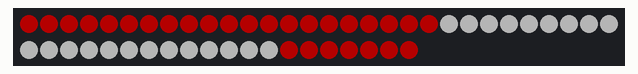
This sketch was run on a simulated Arduino Uno, built with avr-gcc and run on an emulated ATmega328P. Parts: 50 RGB LEDs in strip order, left to right, continuing on the next row. Dim RGB values are drawn brighter than linear; random numbers use the default seed unless the sketch sets one.

Above: at 3.15 s.
At 7.69 s:
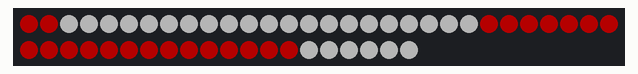
At 12.23 s:
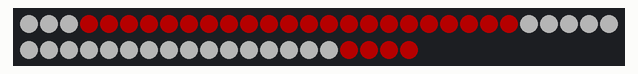
At 20.98 s:
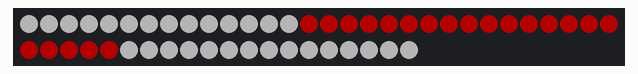
At 30.34 s:
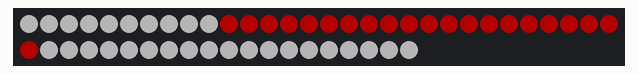
At 39.7 s:
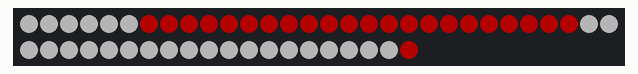

The sketch:

ws2811WithFastLed.ino
```cpp
// ------------------------------------------------------------------------------------------------------------------------
// https://randomnerdtutorials.com/guide-for-ws2812b-addressable-rgb-led-strip-with-arduino/
// http://fastled.io/
// ------------------------------------------------------------------------------------------------------------------------
#include <FastLED.h>

// ========================================================================================================================
// GLOBAL
// ========================================================================================================================
// Global variables
TBlendType    currentBlending;
CRGBPalette16 currentPalette;
String        currentPaletteName;
int           currentPalettePointer = 0;

String PALETTE_GLOW      = "Glow";
String PALETTE_CANDYCANE = "Candy Cane";
String PALETTE_COLORFUL  = "Colorful";
String PALETTE_HOLIDAY   = "Holiday";
String PALETTE_CHASE     = "Chase";
String PALETTE_SPARKLES  = "Sparkles";

// ========================================================================================================================
// INITIALIZE HARDWARE
// ========================================================================================================================

// ------------------------------------------------------------------------------------------------------------------------
// INIT : WS2811
// ------------------------------------------------------------------------------------------------------------------------
// Wire configuration
// -[GND] Connects to ground
// -[DI]  (LED PIN) Add a 220 or 470 Ohm resistor between the Arduino digital output pin and the strip data input pin to
//        reduce noise on that line.
// -[5V]  Connects to a +5V power supply
// ------------------------------------------------------------------------------------------------------------------------
#define UPDATES_PER_SECOND 100
#define NUM_LEDS           50
CRGB leds[NUM_LEDS];
#define BRIGHTNESS         64
#define LED_TYPE           WS2811
#define COLOR_ORDER        RGB

// Pin assignments
#define FAST_LED_PIN        2

// ========================================================================================================================
// MAIN
// ========================================================================================================================

// ------------------------------------------------------------------------------------------------------------------------
// setup
// ------------------------------------------------------------------------------------------------------------------------
void setup()
{
  delay( 3000 ); // power-up safety delay

  // Setup WS2812B Strip
  FastLED.addLeds<LED_TYPE, FAST_LED_PIN, COLOR_ORDER>(leds, NUM_LEDS).setCorrection( TypicalLEDStrip );
  FastLED.setBrightness(  BRIGHTNESS );
}

// ------------------------------------------------------------------------------------------------------------------------
// loop
// ------------------------------------------------------------------------------------------------------------------------
void loop()
{
  String paletteOutput = PalettePicker();

  static uint8_t startIndex = 0;
  startIndex = startIndex + 1;
  FillLEDsFromPaletteColors( startIndex);

  FastLED.show();
  FastLED.delay(1000 / UPDATES_PER_SECOND);
  }

// ========================================================================================================================
// FUNCTIONS
// ========================================================================================================================

// ------------------------------------------------------------------------------------------------------------------------
// FillLEDsFromPaletteColors
// ------------------------------------------------------------------------------------------------------------------------
void FillLEDsFromPaletteColors( uint8_t colorIndex)
{
  uint8_t brightness = 255;

  for( int i = 0; i < NUM_LEDS; i++) {
    leds[i] = ColorFromPalette( currentPalette, colorIndex, brightness, currentBlending);
    colorIndex += 3;
  }
}

// ------------------------------------------------------------------------------------------------------------------------
// PalettePicker
// ------------------------------------------------------------------------------------------------------------------------
String PalettePicker()
{
  uint8_t paletteArrayLength = 6;

  unsigned long totalSeconds = millis() / 1000;
  unsigned long seconds = totalSeconds % 60;

  unsigned long totalMinutes = ( totalSeconds / 60 );
  unsigned long minutes = totalMinutes % 60;

  unsigned long totalHours = ( totalMinutes / 60 );

  unsigned long pointer = ( totalMinutes / 15 ) % ( paletteArrayLength);

  unsigned long i = 0;
  if( pointer == i++) { currentBlending = NOBLEND;     GetPalette(PALETTE_CANDYCANE); }
  if( pointer == i++) { currentBlending = NOBLEND;     GetPalette(PALETTE_GLOW); }
  if( pointer == i++) { currentBlending = NOBLEND;     GetPalette(PALETTE_COLORFUL); }
  if( pointer == i++) { currentBlending = LINEARBLEND; GetPalette(PALETTE_SPARKLES); }
  if( pointer == i++) { currentBlending = NOBLEND;     GetPalette(PALETTE_HOLIDAY); }
  if( pointer == i++) { currentBlending = LINEARBLEND; GetPalette(PALETTE_CHASE); }

  String displayHours = "";
  if(totalHours < 10)
  {
    displayHours = "0" + String(totalHours);
  }
  else
  {
    displayHours = String(totalHours);
  }

  String displayMinutes = "";
  if(minutes < 10)
  {
    displayMinutes = "0" + String(minutes);
  }
  else
  {
    displayMinutes = String(minutes);
  }

  String displaySeconds = "";
  if(seconds < 10)
  {
    displaySeconds = "0" + String(seconds);
  }
  else
  {
    displaySeconds = String(seconds);
  }

  String displayTime = displayHours + ":" + displayMinutes + ":" + displaySeconds;
  String displayPalette = String(pointer + 1) + "-" + currentPaletteName;

  return displayTime + " " + displayPalette;
}

// ========================================================================================================================
// PALETTE FUNCTIONS
// ========================================================================================================================

// ------------------------------------------------------------------------------------------------------------------------
// GetPalette
// ------------------------------------------------------------------------------------------------------------------------
void GetPalette(String paletteName)
{
  if( paletteName == PALETTE_HOLIDAY)
  {
    SetupHolidayPalette();
  }
  else if( paletteName == PALETTE_SPARKLES)
  {
    SetupSparklesPalette();
  }
  else if( paletteName == PALETTE_CHASE)
  {
    SetupChasePalette();
  }
  else if( paletteName == PALETTE_COLORFUL)
  {
    SetupColorfulPalette();
    return paletteName;
  }
  else if( paletteName == PALETTE_CANDYCANE)
  {
    SetupCandyCanePalette();
  }
  else if( paletteName == PALETTE_GLOW)
  {
    SetupGlowPalette();
  }
  else
  {
    paletteName = "UNKNOWN";
  }

  currentPaletteName = paletteName;
}

// ------------------------------------------------------------------------------------------------------------------------
// SetupHolidayPalette
// ------------------------------------------------------------------------------------------------------------------------
void SetupHolidayPalette()
{
  CRGB c_red___ = CHSV( HUE_RED, 255, 255);
  CRGB c_green_ = CHSV( HUE_GREEN, 255, 255);

  currentPalette = CRGBPalette16(
    c_red___, c_red___, c_red___, c_red___,
    c_green_, c_green_, c_green_, c_green_,
    c_red___, c_red___, c_red___, c_red___,
    c_green_, c_green_, c_green_, c_green_
  );
}

// ------------------------------------------------------------------------------------------------------------------------
// SetupCandyCanePalette
// ------------------------------------------------------------------------------------------------------------------------
void SetupCandyCanePalette()
{
  CRGB c_red___ = CRGB( 255,   0,   0);
  CRGB c_white_ = CRGB( 255, 255, 255);

  currentPalette = CRGBPalette16(
    c_red___, c_red___, c_red___, c_red___,
    c_white_, c_white_, c_white_, c_white_,
    c_red___, c_red___, c_red___, c_red___,
    c_white_, c_white_, c_white_, c_white_
  );
}

// ------------------------------------------------------------------------------------------------------------------------
// SetupColorfulPalette
// ------------------------------------------------------------------------------------------------------------------------
void SetupColorfulPalette()
{
  CRGB c_red___ = CHSV( HUE_RED, 255, 255);
  CRGB c_blue__ = CHSV( HUE_BLUE, 255, 255);
  CRGB c_yellow = CHSV( HUE_YELLOW, 255, 255);
  CRGB c_green_ = CHSV( HUE_GREEN, 255, 255);
  CRGB c_orange = CHSV( HUE_ORANGE, 255, 255);

  currentPalette = CRGBPalette16(
    c_red___, c_blue__, c_yellow, c_green_,
    c_orange, c_red___, c_blue__, c_yellow,
    c_green_, c_orange, c_red___, c_blue__,
    c_yellow, c_green_, c_red___, c_blue__
  );
}

// ------------------------------------------------------------------------------------------------------------------------
// SetupSparklesPalette
// ------------------------------------------------------------------------------------------------------------------------
void SetupSparklesPalette()
{
  CRGB bright = CRGB(255, 255, 0);
  CRGB medium = CRGB(253, 184, 19);

  for( int i = 0; i < 16; i++) {
    int val = random8() % 2;
    if(val == 0)
    {
      currentPalette[i] = bright;
    }
    else
    {
      currentPalette[i] = medium;
    }
  }
}

// ------------------------------------------------------------------------------------------------------------------------
// SetupChasePalette
// ------------------------------------------------------------------------------------------------------------------------
void SetupChasePalette()
{
  int r = 0;
  int g = 0;
  int b = 0;

  int cnt = 256 / 4;

  CRGB c_0 = CRGB( r, g, b); r = r + cnt - 1; g = g + cnt - 1; b = b + cnt - 1;
  CRGB c_1 = CRGB( r, g, b); r = r + cnt - 1; g = g + cnt - 1; b = b + cnt - 1;
  CRGB c_2 = CRGB( r, g, b); r = r + cnt - 1; g = g + cnt - 1; b = b + cnt - 1;
  CRGB c_3 = CRGB( r, g, b); r = r + cnt - 1; g = g + cnt - 1; b = b + cnt - 1;

  currentPalette = CRGBPalette16(
    c_3, c_0, c_0, c_0,
    c_0, c_0, c_0, c_0,
    c_1, c_0, c_0, c_0,
    c_0, c_0, c_0, c_0
  );
}

// ------------------------------------------------------------------------------------------------------------------------
// SetupGlowPalette
// ------------------------------------------------------------------------------------------------------------------------
void SetupGlowPalette()
{
  int r = 0;
  int g = 0;
  int b = 0;

  int cnt = 256 / 4;

  CRGB c_0 = CRGB( 253, 184,  19);
  CRGB c_1 = CRGB( 255, 222,   0);
  CRGB c_9 = CRGB( 255, 255, 255);

  currentPalette = CRGBPalette16(
    c_1, c_0, c_1, c_0,
    c_1, c_0, c_1, c_0,
    c_1, c_0, c_1, c_0,
    c_1, c_0, c_1, c_0
  );
}

//EOL
```
